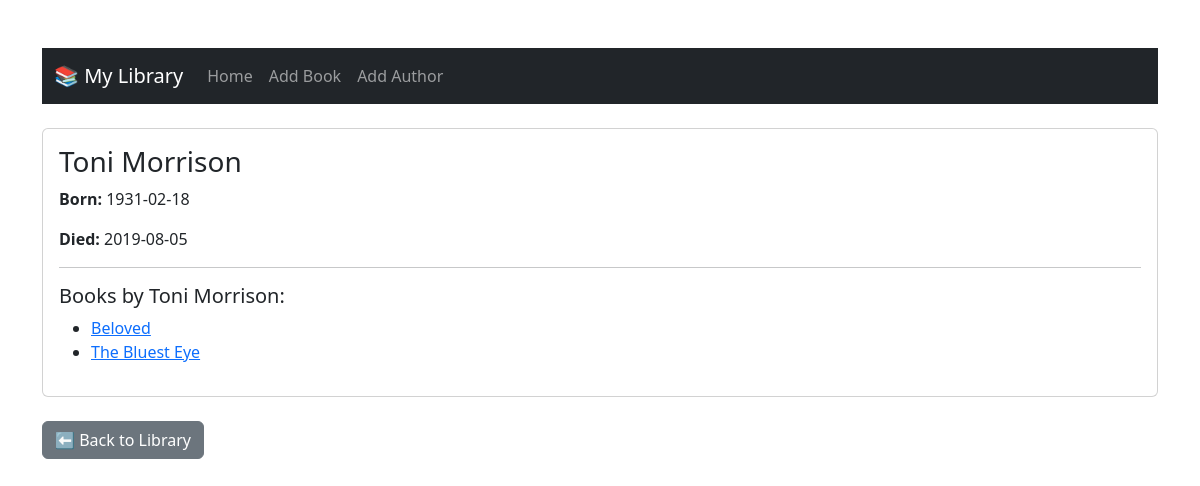
The page /author/6 on the database its author committed.
### data_models.py (models this page shows, shortened)
class Author(db.Model):
    __tablename__ = "authors"
    id = db.Column(db.Integer, primary_key=True, autoincrement=True)
    name = db.Column(db.String(100), nullable=False)
    birth_date = db.Column(db.Date, nullable=False)
    date_of_death = db.Column(db.Date, nullable=True)
    books = db.relationship('Book', backref='author', lazy=True)

class Book(db.Model):
    __tablename__ = "books"
    id = db.Column(db.Integer, primary_key=True, autoincrement=True)
    isbn = db.Column(db.String(13), nullable=False)
    title = db.Column(db.String(100), nullable=False)
    publication_year = db.Column(db.Integer, nullable=False)
    rating = db.Column(db.Integer, nullable=True)
    author_id = db.Column(db.Integer, db.ForeignKey('authors.id'), nullable=False)

### app.py (the view)
@app.route("/author/<int:author_id>")
def author_detail(author_id):
    author = Author.query.get_or_404(author_id)
    return render_template("author_detail.html", author=author)

### templates/author_detail.html (shortened to what this page needs)
<!DOCTYPE html>
<html lang="en">
<head>
    <link href="https://cdn.jsdelivr.net/npm/bootstrap@5.3.0/dist/css/bootstrap.min.css" rel="stylesheet">
</head>
<body class="container my-5">
<nav class="navbar navbar-expand-lg navbar-dark bg-dark mb-4">
    <div class="container-fluid">
        <a class="navbar-brand" href="/">📚 My Library</a>
        <div class="collapse navbar-collapse" id="navbarNav">
            <ul class="navbar-nav">
                <li class="nav-item"><a class="nav-link" href="/">Home</a></li>
                <li class="nav-item"><a class="nav-link" href="/add_book">Add Book</a></li>
                <li class="nav-item"><a class="nav-link" href="/add_author">Add Author</a></li>
            </ul>
        </div>
    </div>
</nav>
<div class="card mb-4">
    <div class="card-body">
        <h3 class="card-title">{{ author.name }}</h3>
        <p><strong>Born:</strong> {{ author.birth_date }}</p>
        {% if author.date_of_death %}
        <p><strong>Died:</strong> {{ author.date_of_death }}</p>
        {% endif %}
        <hr>
        <h5>Books by {{ author.name }}:</h5>
        <ul>
            {% for book in author.books %}
            <li><a href="{{ url_for('book_detail', book_id=book.id) }}">{{ book.title }}</a></li>
            {% else %}
            <li>No books found for this author.</li>
            {% endfor %}
        </ul>
    </div>
</div>
<a href="/" class="btn btn-secondary">⬅️ Back to Library</a>
</body>
</html>

### rows shown on the page
Author: name "Toni Morrison", birth_date "1931-02-18", date_of_death "2019-08-05"
Book: title "Beloved"
Book: title "The Bluest Eye"
